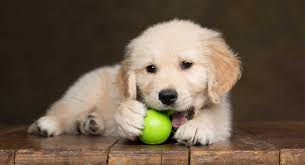
#> input picture puppy.jpg, 305 x 165 px
$ python Basics.py
#> lines starting #> are read from the running program, lines starting #| are printed output that depends on the picture
import cv2
import numpy as np

image = cv2.imread("puppy.jpg")
#> image is the input picture: shape (165, 305, 3); mean B, G, R 72.8, 90.7, 107.7

gray_image = cv2.cvtColor(image, cv2.COLOR_BGR2GRAY)
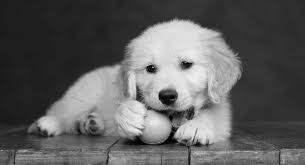
#> gray_image: shape (165, 305); min 0, max 243, mean 93.7

resized_image = cv2.resize(image, (400, 600))
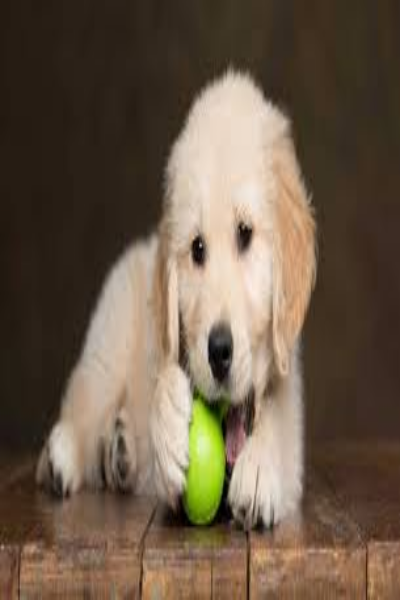
#> resized_image: shape (600, 400, 3); mean B, G, R 72.7, 90.6, 107.6

blurred_image = cv2.GaussianBlur(image, (7, 7), 0)
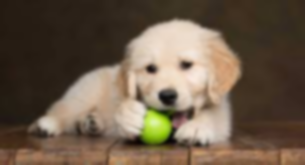
#> blurred_image: shape (165, 305, 3); mean B, G, R 72.8, 90.7, 107.7

cv2.imshow("Original", image)
cv2.imshow("Grayscale", gray_image)
cv2.imshow("Resized", resized_image)
cv2.imshow("Blurred", blurred_image)

cv2.waitKey(0)
cv2.destroyAllWindows()
